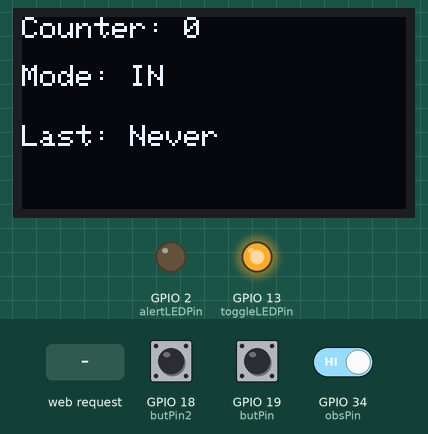
Bench run of a sketch on a simulated ESP32. Parts: 128×64 one-colour display, output pins drawn as LEDs (lit = HIGH). The inputs (shaded band) are chosen by the test bench; at power-on: GPIO 34 (obsPin) HIGH, GPIO 19 (butPin) HIGH, GPIO 18 (butPin2) HIGH. WiFi joins after 1.5 s; servers stay silent unless stated; the display library's start-up logo is not drawn; what the sketch prints to the serial monitor is not drawn.

Above: at 3.2 s.
3.3 s: GPIO 34 (obsPin) driven LOW
At 3.42 s:
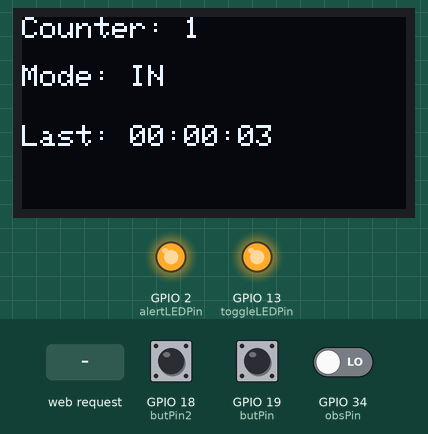
5.4 s: GPIO 19 (butPin) pulled LOW for 0.15 s
At 5.83 s:
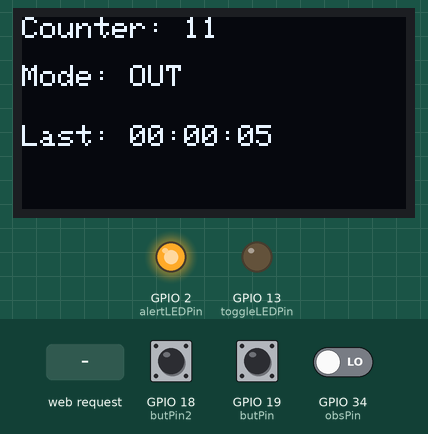
6.1 s: GPIO 18 (butPin2) pulled LOW for 0.15 s
At 6.38 s:
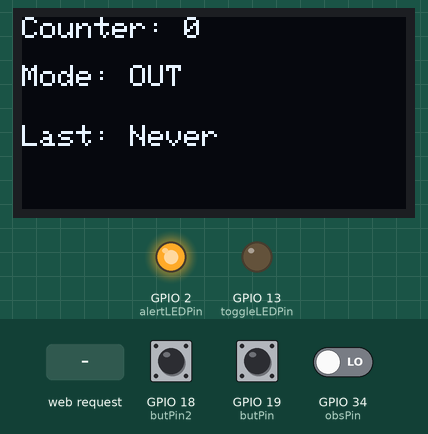
8.0 s: GPIO 34 (obsPin) driven HIGH
At 9.2 s:
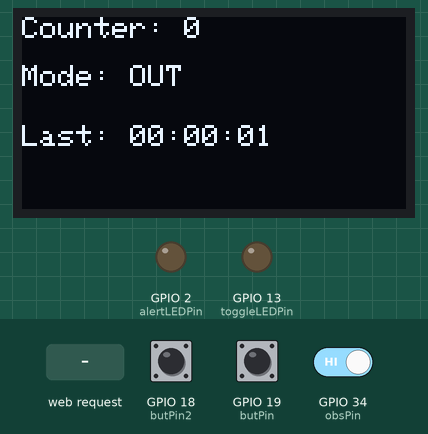
9.5 s: HTTP request GET /toggle received
At 10.2 s:
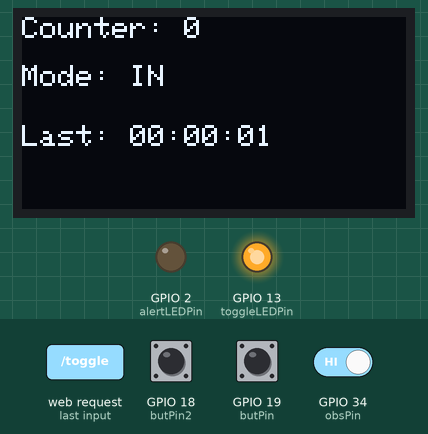
11.0 s: HTTP request GET /reset received
At 11.12 s:
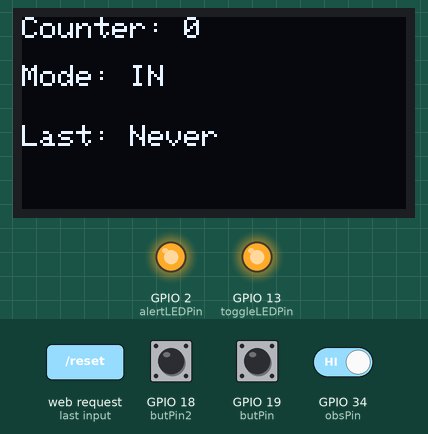
Timing chart, 0 to 13.7 s (numbered marks = the images above; inputs shaded):
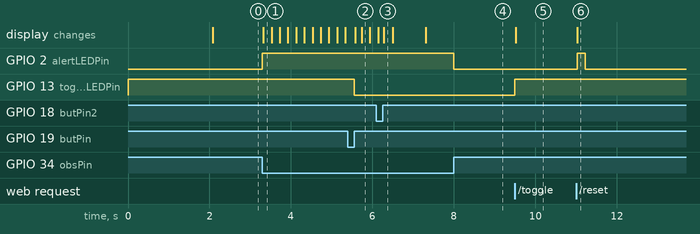

The sketch:

Project13-Counter.ino
```cpp
#include <WiFi.h>
#include <WebServer.h>
#include <Adafruit_GFX.h>
#include <Adafruit_SSD1306.h>
  #define SCREEN_WIDTH 128
  #define SCREEN_HEIGHT 64
  #define OLED_RESET -1

Adafruit_SSD1306 display (SCREEN_WIDTH, SCREEN_HEIGHT, &Wire, OLED_RESET);

WebServer server(80);
//put wifi name and password
const char* ssid = "yourWifiName";
const char* password = "yourPassword";

//change according to pins
//OLED PINS -- SDA=21, SCL= 22
int toggleLEDPin = 13;
bool toggleLEDState = true;
int alertLEDPin = 2;
int obsPin = 34;
int butPin = 19;
int butNew;
int butOld;
int butPin2 = 18;
int butNew2;
int butOld2;

int counter;
bool mode = true;
unsigned long resetTime = 0;
unsigned long lastDetected = 0;
unsigned long lastSensor = 0;
unsigned long debounce = 200;

String sendTime (unsigned long ms) {
  if (ms == 0) return "Never";
  unsigned long elapsedTime = (ms - resetTime)/1000;
  unsigned long sec = elapsedTime%60;
  unsigned long mins = (elapsedTime / 60) % 60;
  unsigned long hrs = elapsedTime/3600;
  char buf[20];
  sprintf(buf, "%02lu:%02lu:%02lu", hrs, mins, sec);
  return String(buf);
}

void updateOLED(){
  display.clearDisplay();
  display.setTextSize(1);
  display.setTextColor(SSD1306_WHITE);

  display.setCursor(0,0);
  display.print("Counter: ");
  display.println(counter);

  display.setCursor (0,16);
  display.print ("Mode: ");
  display.println(mode ? "IN" : "OUT");

  display.setCursor (0,36);
  display.print ("Last: ");
  display.println(sendTime(lastDetected));

  display.display();
  }

void sendHtml(){
  String html = "<h1>IN/OUT Counter</h1>";

  html += "<p>Counter: <span id='counter'>" + String(counter) + "</span></p>";
  html += "<p>Mode: <span id='mode'>" + String(mode?"IN":"OUT") + "</span></p>";
  html += "<p>Last Detection: <span id='last'>" + sendTime(lastDetected) + "</span></p>";

  html += "<button onclick=\"fetch('/toggle')\">Toggle Mode</button> ";
  html += "<button onclick=\"fetch('/reset')\">Reset Counter</button>";

  html += "<script>setInterval(async()=>{"
          "const r=await fetch('/data');"
          "const j=await r.json();"
          "document.getElementById('counter').textContent=j.counter;"
          "document.getElementById('mode').textContent=j.mode;"
          "document.getElementById('last').textContent=j.last;"

          "},200);</script>";

  server.send(200,"text/html",html);
}

void sendData (){
String json="{";
  json += "\"counter\":"+String(counter)+",";
  json += "\"mode\":\""+String(mode?"IN":"OUT")+"\",";
  json += "\"last\":\""+sendTime(lastDetected)+"\"";
  json += "}";
  server.send(200,"application/json",json);
}

void ifToggle (){
  mode = !mode;
  toggleLEDState = !toggleLEDState;
  digitalWrite (toggleLEDPin, toggleLEDState);
  updateOLED();
  server.sendHeader("Location", "/");
  server.send(303);
}

void ifReset (){
  counter = 0;
  lastDetected = 0;
  resetTime = millis();
  updateOLED();
  server.sendHeader("Location", "/");
  server.send(303);
  digitalWrite (alertLEDPin, HIGH);
  delay(200);
  digitalWrite (alertLEDPin, LOW);
}

void setup() {
  // put your setup code here, to run once:
  Serial.begin(115200);
  pinMode(toggleLEDPin, OUTPUT);
  pinMode(alertLEDPin, OUTPUT);
  pinMode(butPin, INPUT_PULLUP);
  digitalWrite(butPin, HIGH);
  pinMode(butPin2, INPUT_PULLUP);
  digitalWrite(butPin2, HIGH);
  pinMode(obsPin, INPUT);
  butOld = digitalRead (butPin);
  butOld2 = digitalRead (butPin2);
  digitalWrite(toggleLEDPin, HIGH);

  if (!display.begin(SSD1306_SWITCHCAPVCC,0x3C)) {
    Serial.println("OLED failed");
  for (;;);
  }
  display.display();
  delay(500);


//connecting to wifi
  WiFi.begin(ssid, password);
  Serial.print("Connecting to WiFi");
  while (WiFi.status() != WL_CONNECTED) {
    delay(500);
    Serial.print(".");
  }
  Serial.println("\nConnected");
  Serial.print("IP address: ");
  Serial.println(WiFi.localIP());

  server.on("/", sendHtml);
  server.on("/data", sendData);
  server.on("/toggle", ifToggle);
  server.on("/reset", ifReset);
  server.begin();

  updateOLED();
}

void loop() {
  // put your main code here, to run repeatedly:

  server.handleClient();
  unsigned long present = millis();

  if (digitalRead (obsPin) == 0 && (present-lastSensor>debounce)){
    if  (!mode && counter > 0) {
      counter--;
      }
    else if (mode) {
      counter++;
      }
      lastDetected = present;
      lastSensor = present;
      digitalWrite (alertLEDPin, HIGH);
      updateOLED();
    }
  else if (digitalRead(obsPin) == 1) {
    digitalWrite (alertLEDPin, LOW);
   }

  butNew = digitalRead(butPin);
  if (butOld == 0 && butNew == 1) {
   ifToggle();
  }
  butOld = butNew;

  butNew2 = digitalRead(butPin2);
  if (butOld2 == 0 && butNew2 == 1) {
   ifReset();
  }
  butOld2 = butNew2;
}
```

Measured:
- after the input at 3.3 s, GPIO 2 (alertLEDPin): LOW → HIGH at once; the display: changes at once (image 1)
- after the input at 5.4 s, GPIO 13 (toggleLEDPin): HIGH → LOW after 0.15 s; the display: first changes after 0.18 s (image 2 shows a later state)
- after the input at 6.1 s, the display: first differs from a run without the input after 0.18 s (image 3)
- after the input at 8.0 s, GPIO 2 (alertLEDPin): HIGH → LOW at once
- after the input at 9.5 s, GPIO 13 (toggleLEDPin): LOW → HIGH at once; the display: changes at once (image 5)
- after the input at 11.0 s, GPIO 2 (alertLEDPin): LOW → HIGH at once, → LOW 0.20 s later; the display: changes at once (image 6)
